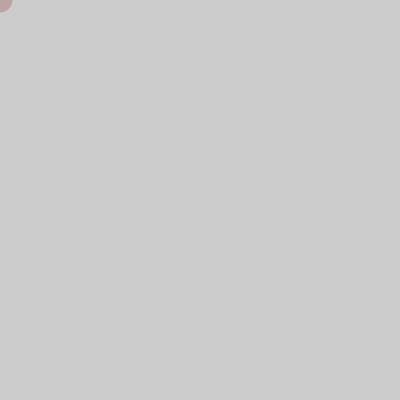
Frame 1 (no input)
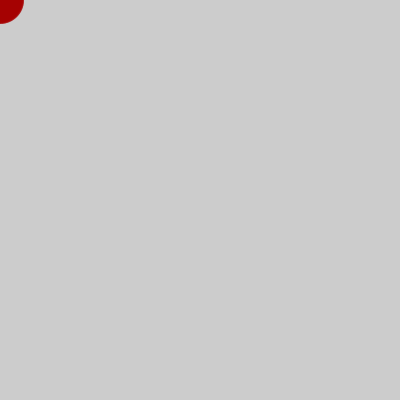
Frame 60 (the mouse pressed at the canvas centre just before this capture)
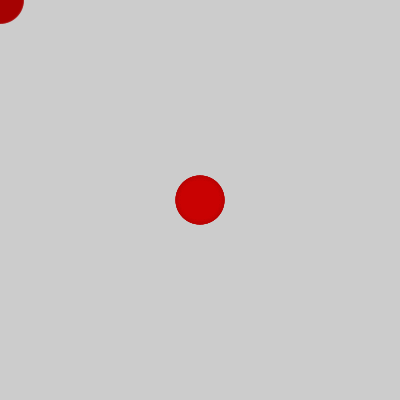
Frame 120 (the mouse held since frame 60 and released just before this capture)

The Processing sketch that drew these frames (run headless with seeded random() and noise(); from frame 60 on, the mouse is pressed at the canvas centre):

// Processing sketch: processing_183986
// ── processing_183986.pde

int rojo = 255;
int tiempo = 0;
int diametro = 25;
  
void setup() {
  size(400, 400);
}
 
void draw() {
  tiempo = tiempo + 1;    
  rojo = int(128 * (1 + sin(tiempo * 2 * PI / frameRate / 20)));
  diametro = int(25 * (1 + sin( tiempo * 2 * PI / frameRate / 5))); // Modifica el diametro del circulo con el paso del tiempo
   
  noStroke();            
  fill(rojo, 0, 0, 50);  // Añade un 50% de transparencia al color
  ellipse(mouseX, mouseY, diametro, diametro);
}
